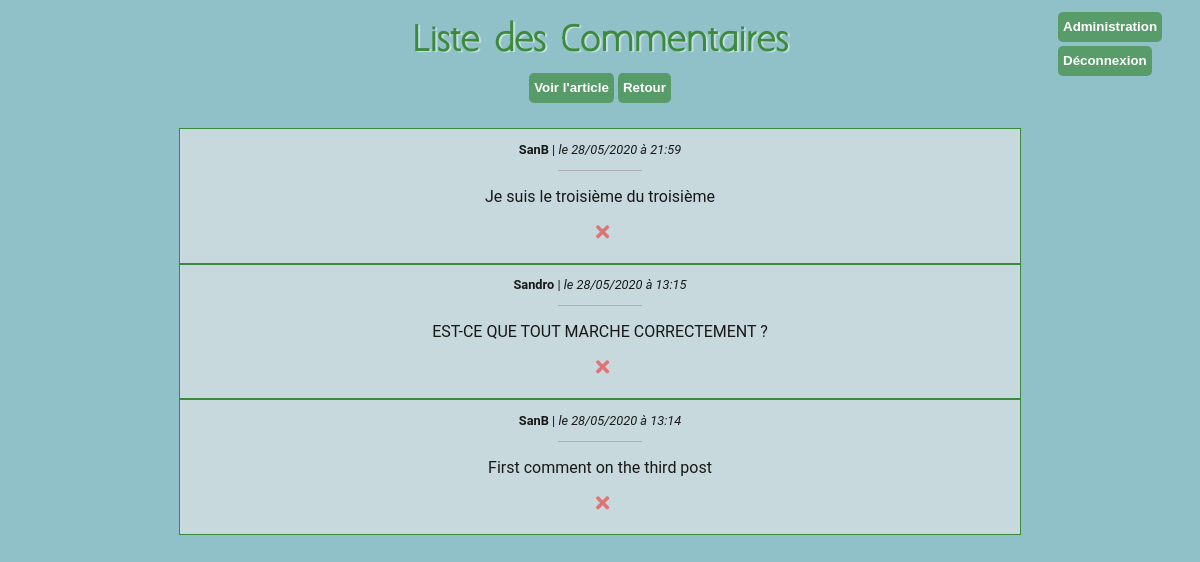
Page /index.php?action=listComment&id=3 (signed in) on the earlier database version.
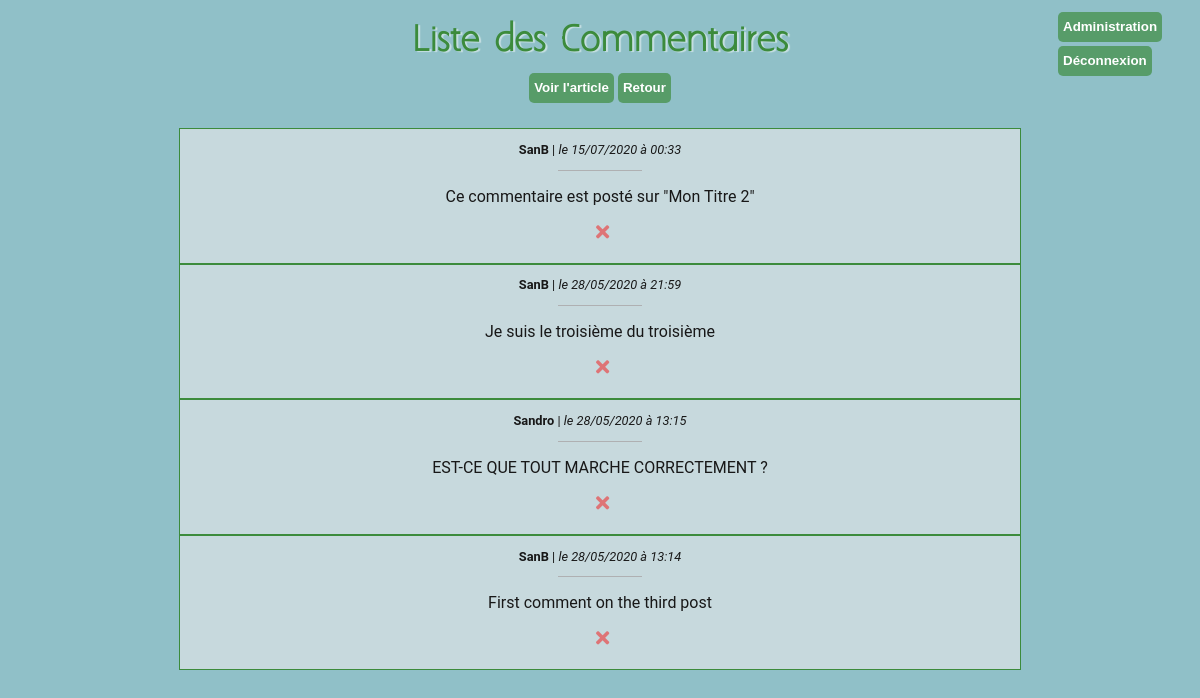
Same page on the later database version.
### tables this page shows
CREATE TABLE IF NOT EXISTS `comments` (
  `id` int(11) NOT NULL AUTO_INCREMENT,
  `id_posts` int(11) NOT NULL,
  `author` varchar(30) NOT NULL,
  `comment` text NOT NULL,
  `creation_date` datetime NOT NULL,
  `reported` int(11) NOT NULL DEFAULT '0',
  PRIMARY KEY (`id`)
);

### model/Comment.php (called while the page is built, shortened)
<?php
class Comment extends Article {
    public function getComment($postId) {
        $dbComments = parent::dbConnect();
        $req = $dbComments->prepare("SELECT id, id_posts, author, comment, DATE_FORMAT(creation_date, 'le %d/%m/%Y à %H:%i') AS creation_date_fr, reported FROM comments WHERE id_posts = $postId ORDER BY id DESC ");
        $req->execute(array($postId));
        return $req;
    }
}

### controller/CommentsCtrlr.php (called while the page is built, shortened)
<?php
class CommentsCtrlr  {
    public function getComments($id) {
        $req = new Comment;
        $comments = $req->getComment($id);
        return $comments;
    }
}

### view/backend/listCommentsView.php (the view, shortened to what this page needs)
<section>
    <div class="container">
        <div class="title">
        <h1>Liste des Commentaires</h1>
        </div>
        <div class="buttons_list">
            <a href="Index.php?action=post&amp;id=<?= $_GET['id'] ?>"><input type="button" value="Voir l'article" class="bttn"></a>
            <a href="Index.php?action=administration"><input type="button" value="Retour" class="bttn"></a>
        </div>
        <div class="bloc_articles">
            <?php while ($comment = $comments->fetch() ) { ?>
                <div class="comment article">
                    <div class="comment_info">
                        <p><?= '<strong>' . htmlspecialchars($comment['author']) .  '</strong> |  <em>' . $comment['creation_date_fr'] . '</em>'; ?></p>
                        <div class="short_line"></div>
                    </div>
                    <div class="comment_content">
                        <p><?= htmlspecialchars($comment['comment']) ?></p>
                    </div>
                    <div class="comment_icn icnInList">
                        <a href="Index.php?action=deleteComment&amp;from=listComments&amp;id=<?= $_GET['id'] ?>&amp;comId=<?= $comment['id'] ?>&amp;token=<?= $_SESSION['token'] ?>"><i class="fas fa-times deleteCommentIcn" title="Supprimer ce commentaire"></i></a>
                    </div>
                </div>
            <?php } ?>
        </div>
    </div>
</section>
<?php $content = ob_get_clean();
require('view/frontend/Template.php'); ?>

Differences in the rows shown:
added comments: author "SanB", creation_date_fr "le 15/07/2020 à 00:33", comment "Ce commentaire est posté sur \"Mon Titre 2\""
